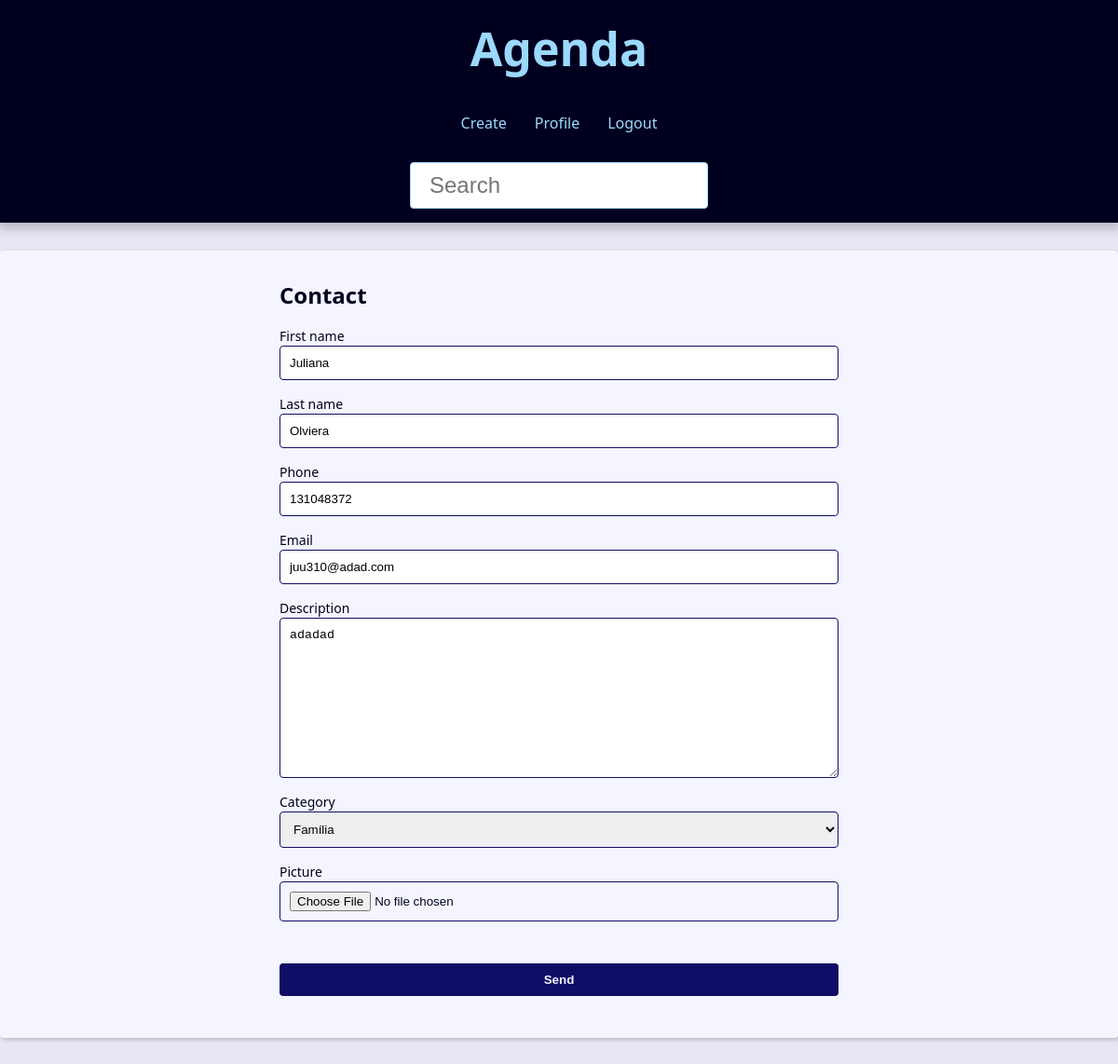
The page /contact/1038/update/ (signed in) on the database its author committed.
### contact/models.py (models this page shows, shortened)
class Contact(models.Model):
    first_name = models.CharField(max_length=50)
    last_name = models.CharField(max_length=50, blank=True)
    phone = models.CharField(max_length=50)
    email = models.EmailField(max_length=254, blank=True)
    created_date = models.DateTimeField(default=timezone.now)
    description = models.TextField(blank=True)
    show = models.BooleanField(default=True)
    picture = models.ImageField(blank=True, upload_to='pictures/%Y/%m/')
    category = models.ForeignKey(
        Category,
        on_delete=models.SET_NULL,
        blank=True, null=True
    )
    owner = models.ForeignKey(
        User,
        on_delete=models.SET_NULL,
        blank=True, null=True
    )

### contact/views/contact_forms.py (the view, shortened to what this page needs)
# urls.py: path('contact/<int:contact_id>/update/', views.update, name='update'),
@login_required(login_url='contact:login')
def update(request, contact_id):
    contact = get_object_or_404(
        Contact, pk=contact_id, show=True, owner=request.user
    )
    form_action = reverse('contact:update', args=(contact_id,))
    context = {
        'form': ContactForm(instance=contact),
        'form_action': form_action,
    }
    return render(
        request,
        'contact/create.html',
        context
    )

### contact/forms.py (shortened to what this page needs)
class ContactForm(forms.ModelForm):
    picture = forms.ImageField(
        widget=forms.FileInput(
            attrs={
                'accept': 'image/*',
            }
        ),
        required=False
    )
    class Meta:
        model = models.Contact
        fields = (
            'first_name', 'last_name', 'phone',
            'email', 'description', 'category',
            'picture',
        )

### contact/models.py (called while the page is built)
    def __str__(self) -> str:
        return self.name

### contact/templates/contact/create.html (shortened to what this page needs)
{% extends 'global/base.html' %}
{% block content %}
  <div class="form-wrapper">
    <h2>Contact</h2>
    <form
      action="{{ form_action }}"
      method="POST"
      enctype="multipart/form-data"
    >
      <div class="form-content">
        {% for field in form %}
          <div class="form-group">
            <label for="{{ field.id_for_label }}">{{ field.label }}</label>
            {{ field }}
          </div>
          {% if field.name == 'picture' and field.value.url%}
            <div class="form-group">
            </div>
          {% endif %}
        {% endfor %}
      </div>
      <div class="form-content">
        <div class="form-group">
          <button class="btn" type="submit">Send</button>
        </div>
      </div>
    </form>
  </div>
{% endblock content %}

### base_static/global/css/style.css (style rules this page uses)
:root { --spacing: 1.5rem; --link-dark-color: rgb(16, 13, 102); --link-light-color: rgb(156, 217, 255); --clr-white: rgb(245, 245, 255); --clr-black: rgb(0, 0, 30); --clr-light-gray: rgb(230, 230, 245); --clr-dark-shadow-5: rgba(0, 0, 10, 5%); --clr-dark-shadow-10: rgba(0, 0, 10, 10%); --clr-dark-shadow-20: rgba(0, 0, 10, 20%); --clr-light-shadow-5: rgba(200, 200, 255, 5%); --clr-light-shadow-10: rgba(200, 200, 255, 10%); --clr-light-shadow-20: rgba(200, 200, 255, 20%); --main-page-width: 120rem; --table-min-width: 60rem; --biggest-font-size: 5rem; --bigger-font-size: 4rem; --big-font-size: 3.2rem; --medium-font-size: 2.4rem; --small-font-size: 1.6rem; --smaller-font-size: 1.4rem; --smallest-font-size: 1.2rem; --transition-fast: 300ms; --transition-medium: 600ms; --transition-slow: 1s; --default-border-radius: 4px; }
*, *::before, *::after { margin: 0; padding: 0; box-sizing: border-box; }
html { font-size: 62.5%; }
body { font-family: system-ui, -apple-system, BlinkMacSystemFont, 'Segoe UI', Roboto, Oxygen, Ubuntu, Cantarell, 'Open Sans', 'Helvetica Neue', sans-serif; line-height: 1.5; font-size: var(--small-font-size); color: var(--clr-black); -webkit-font-smoothing: antialiased; background: var(--clr-light-gray); }
.form-wrapper { max-width: 60rem; margin: var(--spacing) auto; }
.form-content { margin: var(--spacing) 0; }
.form-group { display: flex; flex-direction: column; padding-bottom: var(--spacing); }
.form-group input, .form-group textarea, .form-group select { padding: 1rem; border-radius: var(--default-border-radius); border: 1px solid var(--link-dark-color); }
.form-group label { font-size: var(--smaller-font-size); }
.btn { background-color: var(--link-dark-color); color: var(--clr-white); font-weight: bold; border: none; padding: 1rem 2rem; border-radius: var(--default-border-radius); cursor: pointer; transition: filter var(--transition-fast) ease-in-out; }

### rows shown on the page
Contact: form "Juliana" "Olviera" "131048372" "juu310@adad.com" "adadad" "Família"

### other values the page prints
{{ field.label }} "First name" "Last name" "Phone" "Email" "Description" "Category" "Picture"
